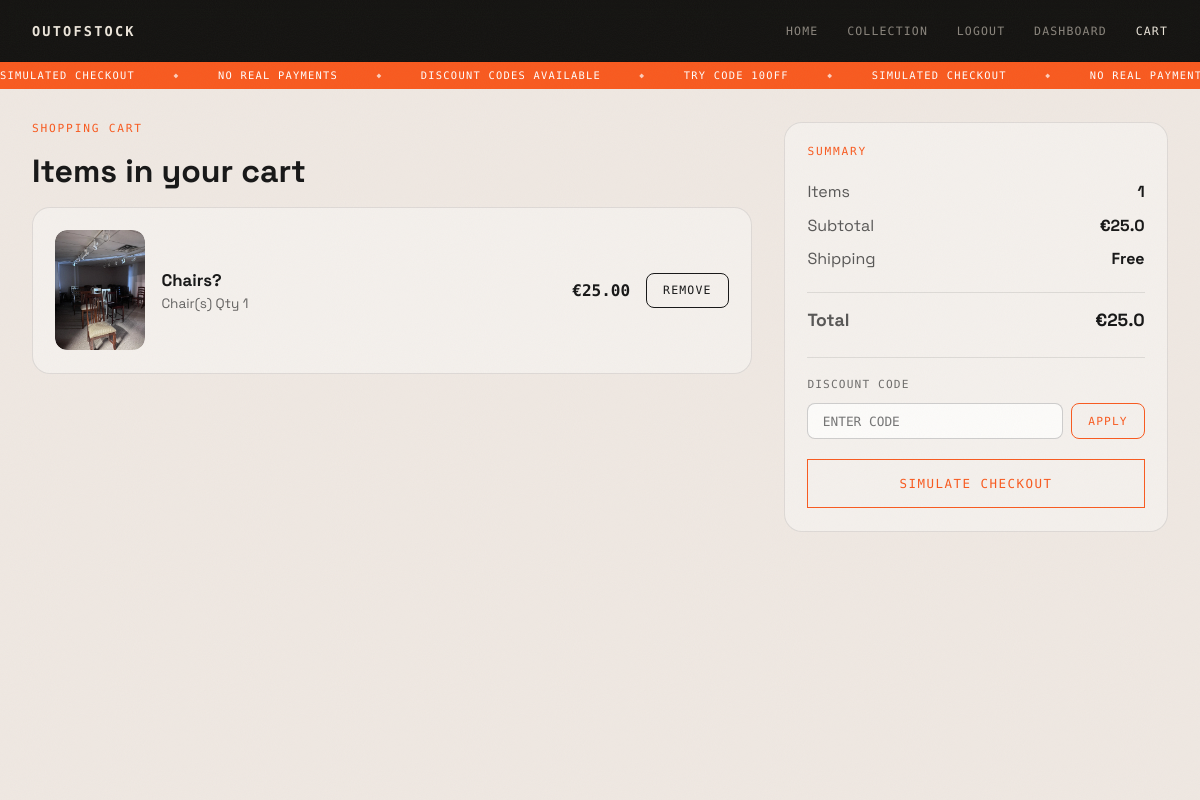
The app's page /cart/ (signed in), older data.
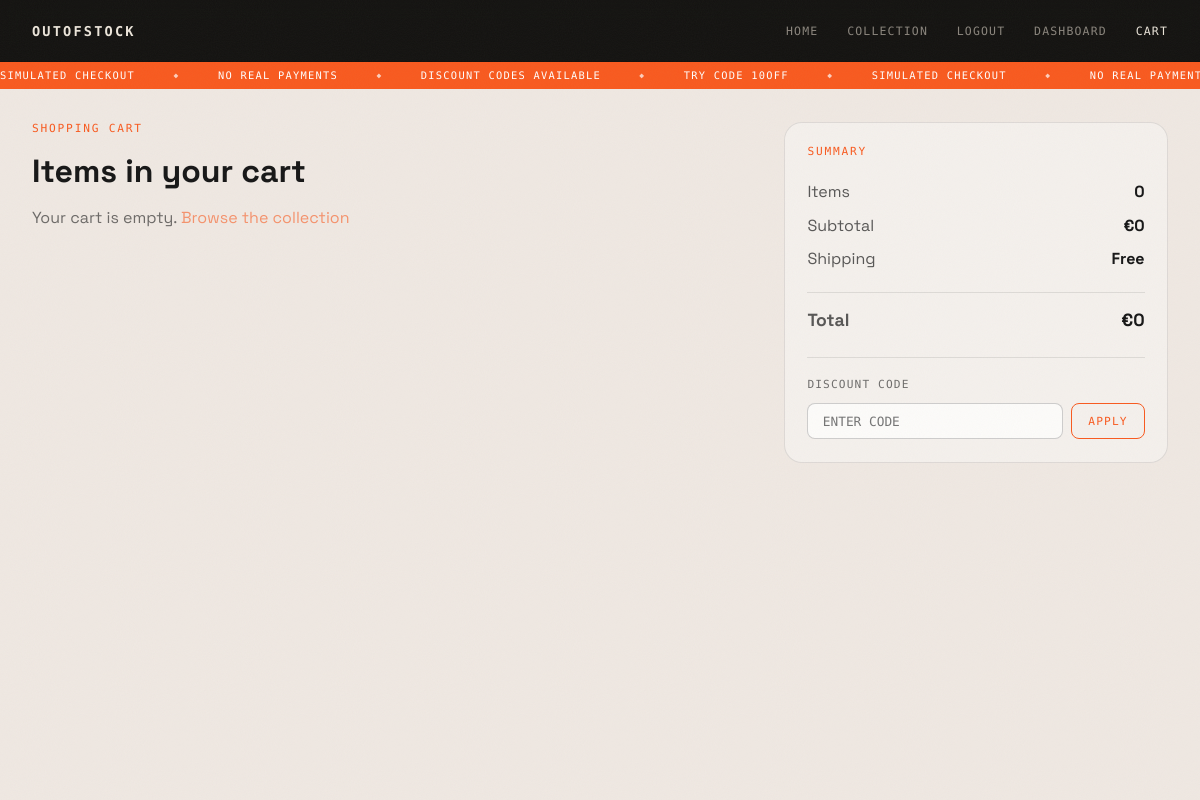
The same page, newer data.
### store/models.py (models this page shows, shortened)
class CartItem(models.Model):
    user     = models.ForeignKey(User, on_delete=models.CASCADE)
    product  = models.ForeignKey(Product, on_delete=models.CASCADE)
    quantity = models.PositiveIntegerField(default=1)

class Product(models.Model):
    owner       = models.ForeignKey(User, on_delete=models.CASCADE, related_name='products', null=True, blank=True)
    category    = models.ForeignKey(Category, on_delete=models.CASCADE)
    name        = models.CharField(max_length=150)
    brand       = models.CharField(max_length=100, blank=True)
    description = models.TextField()
    price       = models.DecimalField(max_digits=8, decimal_places=2)
    image       = models.ImageField(upload_to='products/', blank=True, null=True)
    stock       = models.PositiveIntegerField(default=0)

class Category(models.Model):
    name        = models.CharField(max_length=100)
    description = models.TextField(blank=True)
    parent      = models.ForeignKey(
        'self',
        on_delete=models.SET_NULL,
        null=True,
        blank=True,
        related_name='subcategories'
    )
    class Meta:
        verbose_name_plural = 'Categories'

### store/views.py (the view)
# urls.py: path('cart/',                               views.cart,                 name='cart'),
def cart(request):
    cart_items = []
    subtotal = 0
    discount_pct = 0
    discount_amt = 0
    total = 0
    applied_code = request.session.get('applied_code', '')
    if request.user.is_authenticated:
        cart_items = CartItem.objects.filter(user=request.user)
        for item in cart_items:
            subtotal += float(item.product.price) * item.quantity
        if applied_code in DISCOUNT_CODES:
            discount_pct = DISCOUNT_CODES[applied_code]
            discount_amt = round(subtotal * discount_pct, 2)
        total = round(subtotal - discount_amt, 2)
        subtotal = round(subtotal, 2)
    return render(request, 'store/cart.html', {
        'cart_items': cart_items,
        'subtotal': subtotal,
        'discount_pct': int(discount_pct * 100),
        'discount_amt': discount_amt,
        'total': total,
        'applied_code': applied_code,
    })

### store/templates/store/cart.html (shortened to what this page needs)
{% load static %}
<!DOCTYPE html>
<html lang="en">
<head>
  <link rel="stylesheet" href="{% static 'store/css/shared.css' %}">
  <link rel="stylesheet" href="{% static 'store/css/cart.css' %}">
</head>
<body class="theme-light inner-page-body">
  <div class="noise"></div>
  <header class="site-header">
    <a href="{% url 'home' %}" class="logo">OUTOFSTOCK</a>
    <nav class="main-nav">
      <a href="{% url 'home' %}">Home</a>
      <a href="{% url 'products' %}">Collection</a>
      {% if user.is_authenticated %}
        <a href="{% url 'logout' %}">Logout</a>
      {% else %}
        <a href="{% url 'login' %}">Login</a>
      {% endif %}
      <a href="{% url 'dashboard' %}">Dashboard</a>
      <a href="{% url 'cart' %}" class="active-link">Cart</a>
    </nav>
  </header>
  <div class="ticker-wrap">
    <div class="ticker-track">
      <span>SIMULATED CHECKOUT</span><span class="dot-sep">&#9670;</span>
      <span>NO REAL PAYMENTS</span><span class="dot-sep">&#9670;</span>
      <span>DISCOUNT CODES AVAILABLE</span><span class="dot-sep">&#9670;</span>
      <span>TRY CODE 10OFF</span><span class="dot-sep">&#9670;</span>
    </div>
  </div>
  <main class="inner-page cart-layout">
    <div>
      <p class="section-label">SHOPPING CART</p>
      <h1>Items in your cart</h1>
      {% if user.is_authenticated %}
        {% for item in cart_items %}
        <article class="cart-item-row">
          <div class="cart-thumb {% if item.product.image %}cart-thumb-img{% else %}placeholder-one{% endif %}">
            {% if item.product.image %}
              <img src="{{ item.product.image.url }}" alt="{{ item.product.name }}" style="width:100%;height:100%;object-fit:cover;border-radius:12px;" />
            {% endif %}
          </div>
          <div class="cart-copy">
            <h3>{{ item.product.name }}</h3>
            <p>{{ item.product.category.name }}  Qty {{ item.quantity }}</p>
          </div>
          <strong>&#8364;{{ item.product.price }}</strong>
          <a href="{% url 'remove_from_cart' item.id %}" class="cart-remove-btn" data-remove-link>Remove</a>
        </article>
        {% empty %}
          <p style="margin-top:1rem;opacity:0.6;">Your cart is empty. <a href="{% url 'products' %}" style="color:var(--orange);">Browse the collection</a></p>
        {% endfor %}
      {% else %}
        <p>Please <a href="{% url 'login' %}" style="color:var(--orange);">log in</a> to use your cart.</p>
      {% endif %}
    </div>
    <aside class="cart-summary">
      <p class="section-label">SUMMARY</p>
      <div class="summary-row"><span>Items</span><strong>{{ cart_items|length }}</strong></div>
      <div class="summary-row"><span>Subtotal</span><strong>&#8364;{{ subtotal }}</strong></div>
      <div class="summary-row"><span>Shipping</span><strong>Free</strong></div>
      <div class="summary-row total-row"><span>Total</span><strong>&#8364;{{ total }}</strong></div>
      {% if user.is_authenticated %}
      <div class="discount-section">
        <p>Discount code</p>
        {% if applied_code %}
          <div class="code-tag">
            {{ applied_code }}  {{ discount_pct }} percent off
            <a href="{% url 'remove_code' %}" title="Remove code">&times;</a>
          </div>
        {% else %}
          <form method="POST" action="{% url 'apply_code' %}">
            <div class="discount-row-input">
              <input name="code" type="text" placeholder="ENTER CODE" />
              <button type="submit" class="discount-apply-btn">Apply</button>
            </div>
          </form>
        {% endif %}
      </div>
      {% endif %}
      {% if user.is_authenticated and cart_items %}
        <form method="POST" action="{% url 'checkout' %}" style="margin-top:1.25rem;">
          <button type="submit" class="action-btn" style="width:100%;text-align:center;">Simulate Checkout</button>
        </form>
      {% endif %}
    </aside>
  </main>
</body>
</html>

Row changes from the older to the newer data that the page shows:
removed CartItem: product.image (picture), product.name "Chairs?", product.category.name "Chair(s)", quantity "1", product.price "25.00"
Text that changed along with them:
{{ cart_items|length }}: "1" → "0"
{{ subtotal }}: "25.0" → "0"
{{ total }}: "25.0" → "0"
text no longer shown: "SIMULATE CHECKOUT"
text now shown: "Your cart is empty. Browse the collection"
